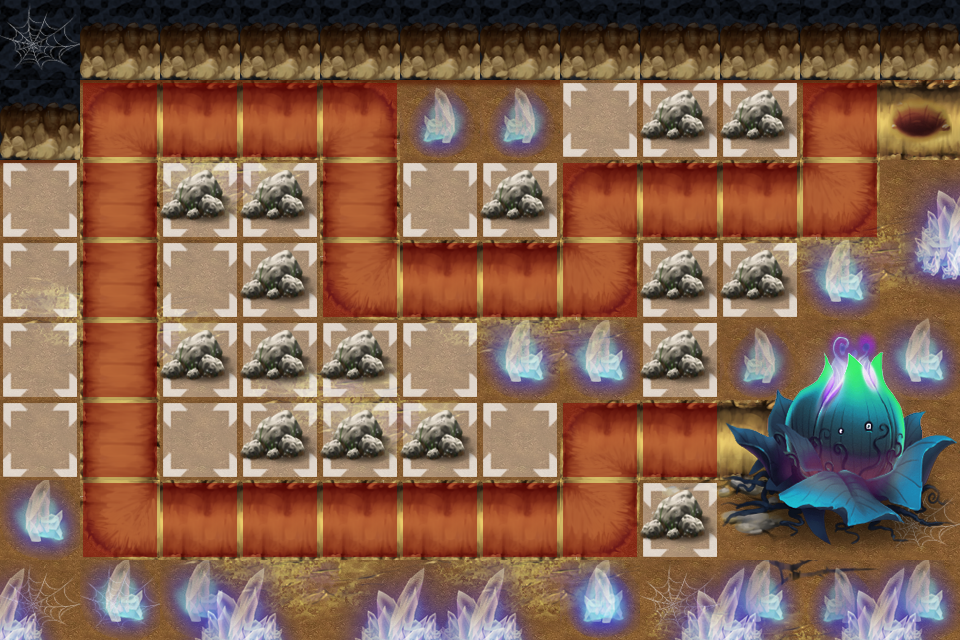

Below is a game level as drawn by its tile map, then a one-line description and the .tmx that defines it (tile-layer data replaced by summaries):
An orthogonal 12x8 tile map with 80x80 px tiles, 10 tile layers (BACKGROUND1, BACKGROUND2, BACKGROUND3, BACKGROUND4, ...), 6 tilesets and 14 objects (WayPoint01, WayPoint00, RapidSoliderPos, WayPoint02, WayPoint03, ...).

<map version="1.0" orientation="orthogonal" width="12" height="8" tilewidth="80" tileheight="80">
 <tileset firstgid="1" name="rebuild_2" tilewidth="80" tileheight="80">
  <image source="rebuild_2.png" width="400" height="160" />
  <tile id="0">
   <properties>
    <property name="rebuildable" value="11" />
   </properties>
  </tile>
  <tile id="1">
   <properties>
    <property name="rebuildable" value="12" />
   </properties>
  </tile>
  <tile id="2">
   <properties>
    <property name="rebuildable" value="13" />
   </properties>
  </tile>
  <tile id="3">
   <properties>
    <property name="rebuildable" value="14" />
   </properties>
  </tile>
  <tile id="4">
   <properties>
    <property name="rebuildable" value="15" />
   </properties>
  </tile>
  <tile id="5">
   <properties>
    <property name="rebuildable" value="16" />
   </properties>
  </tile>
  <tile id="6">
   <properties>
    <property name="rebuildable" value="17" />
   </properties>
  </tile>
  <tile id="7">
   <properties>
    <property name="rebuildable" value="18" />
   </properties>
  </tile>
  <tile id="8">
   <properties>
    <property name="rebuildable" value="19" />
   </properties>
  </tile>
  <tile id="9">
   <properties>
    <property name="rebuildable" value="20" />
   </properties>
  </tile>
 </tileset>
 <tileset firstgid="11" name="21" tilewidth="80" tileheight="80">
  <image source="21.png" width="800" height="480" />
 </tileset>
 <tileset firstgid="71" name="3333" tilewidth="80" tileheight="80">
  <image source="3333.png" width="160" height="240" />
 </tileset>
 <tileset firstgid="77" name="build" tilewidth="80" tileheight="80">
  <image source="build.png" width="80" height="80" />
  <tile id="0">
   <properties>
    <property name="buildable" value="1" />
   </properties>
  </tile>
 </tileset>
 <tileset firstgid="78" name="road" tilewidth="80" tileheight="80">
  <image source="road.png" width="80" height="80" />
  <tile id="0">
   <properties>
    <property name="skillable" value="1" />
   </properties>
  </tile>
 </tileset>
 <tileset firstgid="79" name="23" tilewidth="80" tileheight="80">
  <image source="23.png" width="240" height="240" />
 </tileset>
 <layer name="BACKGROUND1" width="12" height="8">
  <data>[96 cells, 96 non-empty, 2 distinct tile ids]</data>
 </layer>
 <layer name="BACKGROUND2" width="12" height="8">
  <data>[96 cells, 53 non-empty, 13 distinct tile ids]</data>
 </layer>
 <layer name="BACKGROUND3" width="12" height="8">
  <data>[96 cells, 44 non-empty, 10 distinct tile ids]</data>
 </layer>
 <layer name="BACKGROUND4" width="12" height="8">
  <data>[96 cells, 28 non-empty, 4 distinct tile ids]</data>
 </layer>
 <layer name="SEEDLAYER" width="12" height="8">
  <data>[96 cells, 9 non-empty, 9 distinct tile ids]</data>
 </layer>
 <layer name="BACKGROUND5" width="12" height="8">
  <data>[96 cells, 9 non-empty, 4 distinct tile ids]</data>
 </layer>
 <layer name="BACKGROUND6" width="12" height="8">
  <data>[96 cells, 19 non-empty, 5 distinct tile ids]</data>
 </layer>
 <layer name="Meta" width="12" height="8">
  <data>[96 cells, 26 non-empty, 1 distinct tile ids]</data>
 </layer>
 <layer name="Towerface" width="12" height="8">
  <data>[96 cells, 27 non-empty, 1 distinct tile ids]</data>
 </layer>
 <layer name="Rebuild" width="12" height="8">
  <data>[96 cells, 16 non-empty, 4 distinct tile ids]</data>
 </layer>
 <objectgroup name="Objects" width="12" height="8">
  <object name="WayPoint01" x="840" y="120" />
  <object name="WayPoint00" x="920" y="120" />
  <object name="RapidSoliderPos" x="920" y="200" />
  <object name="WayPoint02" x="840" y="200" />
  <object name="WayPoint03" x="600" y="200" />
  <object name="WayPoint04" x="600" y="280" />
  <object name="WayPoint05" x="360" y="280" />
  <object name="WayPoint06" x="360" y="120" />
  <object name="WayPoint07" x="120" y="120" />
  <object name="WayPoint08" x="120" y="520" />
  <object name="WayPoint09" x="600" y="520" />
  <object name="WayPoint10" x="600" y="440" />
  <object name="WayPoint11" x="760" y="440" />
  <object name="SeedsPos" x="758" y="356" />
 </objectgroup>
</map>
